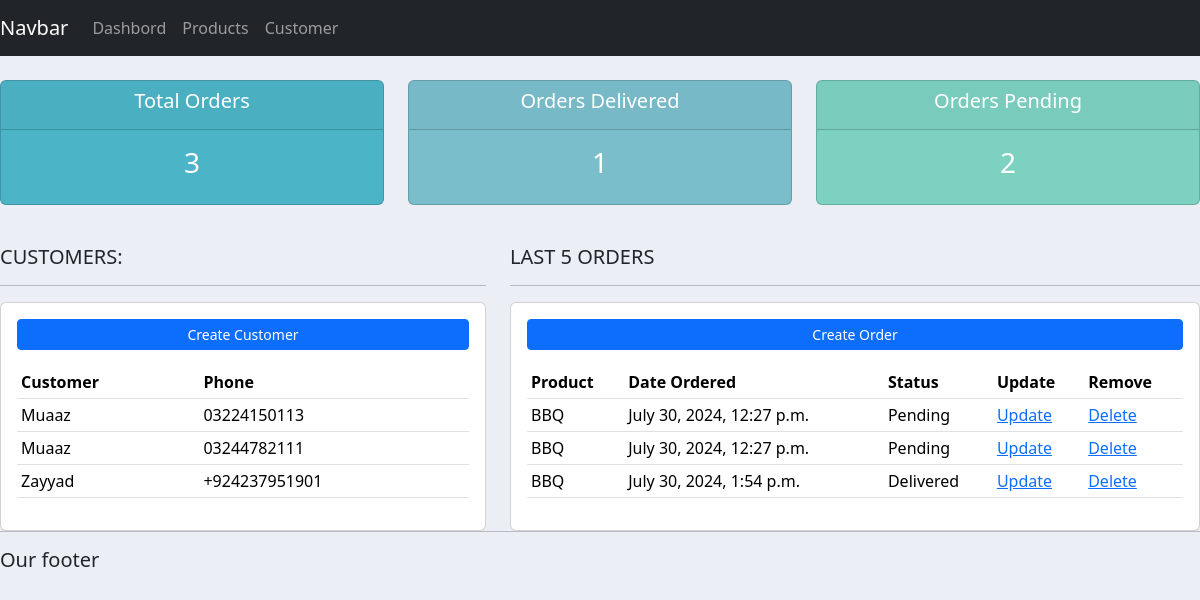
The page / on the database its author committed.
### accounts/models.py (models this page shows, shortened)
class Customer(models.Model):
  name = models.CharField(max_length=200, null=True)
  phone =  models.CharField(max_length=200, null=True)
  email =  models.CharField(max_length=200, null=True)
  date_created = models.DateTimeField(auto_now_add=True, null=True)

class Order(models.Model):
  STATUS = (
    ('Pending', 'Pending'),
    ('Out for delivery', 'Out for delivery'),
    ('Delivered', 'Delivered'),
  )
  customer = models.ForeignKey(Customer, null = True, on_delete=models.SET_NULL)
  product = models.ForeignKey(Product , null = True, on_delete=models.SET_NULL)
  date_created = models.DateTimeField(auto_now_add=True, null=True)
  status = models.CharField(max_length=200, null=True, choices=STATUS)

class Product(models.Model):
  CATEGORY = (
    ('Indoor', 'Indoor'),
    ('Outdoor', 'Outdoor'),
  )
  name = models.CharField(max_length=200, null=True)
  price = models.FloatField(null=True)
  category = models.CharField(max_length=200, null=True, choices=CATEGORY)
  description = models.CharField(max_length=200, null=True, blank=True)
  date_created = models.DateTimeField(auto_now_add=True, null=True)
  tags = models.ManyToManyField(Tag)
  def __str__(self):
    return self.name

### accounts/views.py (the view)
# urls.py: path('', views.home),
def home(request):
    orders = Order.objects.all()
    customers = Customer.objects.all()
    total_customers = customers.count()
    total_orders = orders.count()
    delivered = orders.filter(status= 'Delivered').count()
    pending = orders.filter(status='Pending').count()
    context = {'orders': orders, 'customers': customers,
               'total_orders' : total_orders, 'delivered' : delivered,
               'pending': pending}
    return render(request, 'accounts/dashboard.html', context)

### accounts/templates/accounts/dashboard.html
{% extends 'accounts/main.html' %}
{%block content%}
{% include 'accounts/status.html' %}
<br>
<div class="row">
  <div class="col-md-5">
      <h5>CUSTOMERS:</h5>
      <hr>
      <div class="card card-body">
          <a class="btn btn-primary btn-sm btn-block mb-3" href="">Create Customer</a>
          <table class="table table-sm">
              <tr>
                  <th>Customer</th>
                  <th>Phone</th>
              </tr>
              {%for customer in customers%}
              <tr>
                <td>{{customer.name}}</td>
                <td>{{customer.phone}}</td>
              </tr>
              {% endfor %}
          </table>
      </div>
  </div>
  <div class="col-md-7">
      <h5>LAST 5 ORDERS</h5>
      <hr>
      <div class="card card-body">
          <a class="btn btn-primary btn-sm btn-block mb-3" href="">
              Create Order
          </a>
          <table class="table table-sm">
              <tr>
                  <th>Product</th>
                  <th>Date Ordered</th>
                  <th>Status</th>
                  <th>Update</th>
                  <th>Remove</th>
              </tr>
              {%for order in orders%}
              <tr>
                <td>{{order.product}}</td>
                <td>{{order.date_created}}</td>
                <td>{{order.status}}</td>
                <td><a href = "">Update</a></td>
                <td><a href = "">Delete</a></td>
              </tr>
              {% endfor %}
          </table>
      </div>
    </div>
{% endblock %}

### accounts/templates/accounts/main.html (shortened to what this page needs)
{%load static%}
<!DOCTYPE html>
<html lang="en">
<head>
  <link href="https://cdn.jsdelivr.net/npm/bootstrap@5.3.3/dist/css/bootstrap.min.css" rel="stylesheet">
  <link rel = "stylesheet" type = "text/css" href = "{% static '/css/main.css' %}">
</head>
<body>
  {% include 'accounts/navbar.html' %}
  {% block content %}
  {% endblock %}
  <hr>
  <h5>Our footer</h5>
</body>
</html>

### accounts/templates/accounts/navbar.html (shortened to what this page needs)
<nav class="navbar navbar-expand-lg navbar-dark bg-dark">
  <a class="navbar-brand" href="#">Navbar</a>
  <div class="collapse navbar-collapse" id="navbarNav">
    <ul class="navbar-nav">
      <li class="nav-item active">
        <a class="nav-link" href="#">Dashbord </a>
      </li>
      <li class="nav-item">
        <a class="nav-link" href="#">Products</a>
      </li>
      <li class="nav-item">
        <a class="nav-link" href="#">Customer</a>
      </li>
    </ul>
  </div>
</nav>

### accounts/templates/accounts/status.html
<br>
<div class="row">
  <div class="col">
    <div class="col-md">
      <div class="card text-center text-white mb-3" id="total-orders">
        <div class="card-header">
          <h5 class="card-title">Total Orders</h5>
        </div>
        <div class="card-body">
          <h3 class="card-title">{{total_orders}}</h3>
        </div>
      </div>
    </div>
  </div>
  <div class="col">
    <div class="col-md">
      <div class="card text-center text-white mb-3" id="orders-delivered">
        <div class="card-header">
          <h5 class="card-title">Orders Delivered</h5>
        </div>
        <div class="card-body">
          <h3 class="card-title">{{delivered}}</h3>
        </div>
      </div>
    </div>
  </div>
  <div class="col">
    <div class="col-md">
      <div class="card text-center text-white mb-3" id="orders-pending">
        <div class="card-header">
          <h5 class="card-title">Orders Pending</h5>
        </div>
        <div class="card-body">
          <h3 class="card-title">{{pending}}</h3>
        </div>
      </div>
    </div>
  </div>
</div>

### static/css/main.css (style rules this page uses)
body { background-color: #ebeff5; }
#total-orders { background-color: #4cb4c7; }
#orders-delivered { background-color: #7abecc; }
#orders-pending { background-color: #7CD1C0; }

### rows shown on the page
Customer: name "Muaaz", phone "03224150113"
Customer: name "Muaaz", phone "03244782111"
Customer: name "Zayyad", phone "+924237951901"
Order: product "BBQ", date_created "July 30, 2024, 12:27 p.m.", status "Pending"
Order: product "BBQ", date_created "July 30, 2024, 12:27 p.m.", status "Pending"
Order: product "BBQ", date_created "July 30, 2024, 1:54 p.m.", status "Delivered"

### other values the page prints
{{ total_orders }} "3"
{{ delivered }} "1"
{{ pending }} "2"
